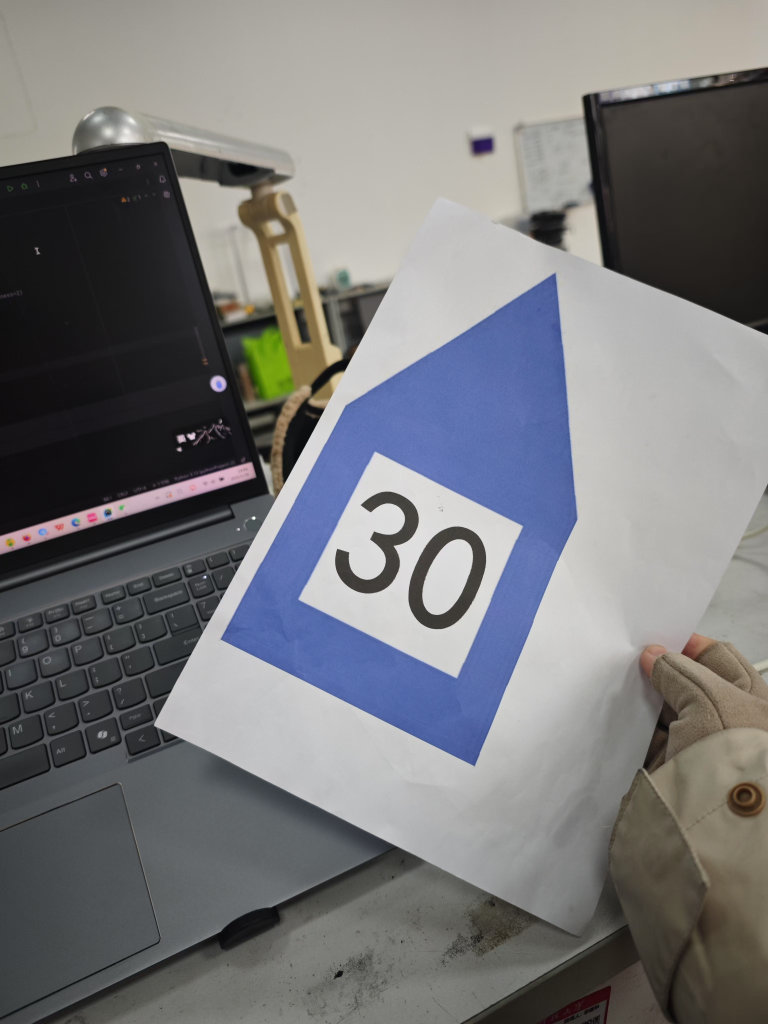
#> input picture Opencv/picture.jpg, 3072 x 4096 px (shown at 1/4 size)
$ python task4_photo.py
#> lines starting #> are read from the running program, lines starting #| are printed output that depends on the picture; after the words box and inside, x2 and y2 are one past the last pixel; in counts of white or black regions, pixels touching at a corner belong together
import cv2 as cv
import numpy as np

img=cv.imread('picture.jpg')
#> img is the input picture: shape (4096, 3072, 3); mean B, G, R 121.2, 119.1, 118.8

img = cv.resize(img,(480,640))
#> img: shape (640, 480, 3)
hsv=cv.cvtColor(img,cv.COLOR_BGR2HSV)
#> hsv: shape (640, 480, 3); mean H, S, V 56.7, 31.6, 127.6
lower_blue = np.array([100, 50, 50])  # 低蓝色范围
upper_blue = np.array([140, 255, 255])  # 高蓝色范围
mask_blue = cv.inRange(hsv, lower_blue, upper_blue)
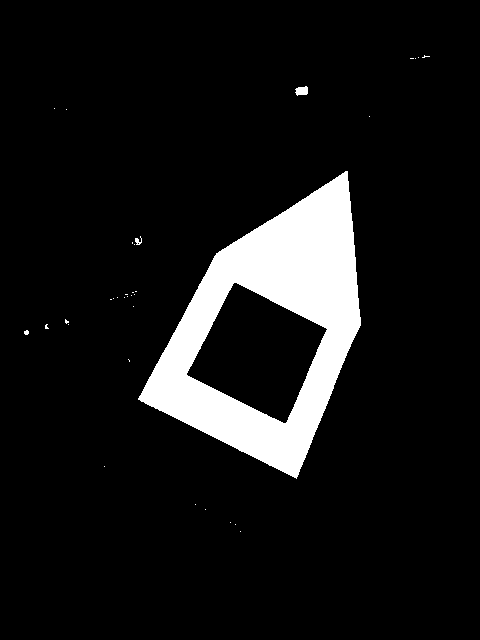
#> mask_blue: shape (640, 480); 9.1% white; 34 white regions (30 under 20 px), largest, box (x1, y1, x2, y2) and area: (138, 171, 361, 479) 27622, (295, 86, 308, 96) 98, (135, 236, 142, 245) 34, (24, 330, 29, 335) 20
mask_blue=cv.GaussianBlur(mask_blue,(5,5),0,0)
# cv.imshow('just blue',mask_blue)
mask2=255-mask_blue
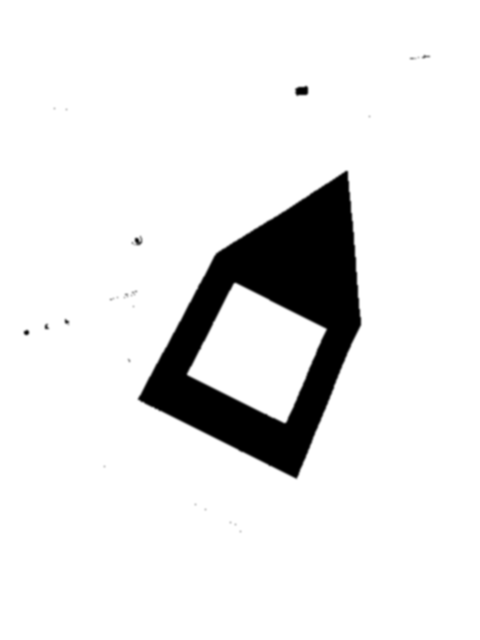
#> mask2: shape (640, 480); min 0, max 255, mean 231.9
mask2=cv.GaussianBlur(mask2,(5,5),0,0)
# cv.imshow('mask_',mask2) #只有原蓝色区域是黑的，其余是白的

ret,binary=cv.threshold(mask_blue,127,255,cv.THRESH_BINARY)
#> binary: shape (640, 480); 9% white; 7 white regions (4 under 20 px)

contours, hierarchy=cv.findContours(mask_blue,cv.RETR_EXTERNAL,cv.CHAIN_APPROX_SIMPLE)
#> contours = 19 contours, 8 with area under 20; largest, box (x1, y1, x2, y2) and area: (136, 169, 363, 481) 40492, (293, 84, 310, 98) 182, (130, 234, 144, 247) 124, (408, 53, 432, 61) 104, (122, 289, 139, 300) 102

img2=cv.cvtColor(img,cv.COLOR_BGR2GRAY)
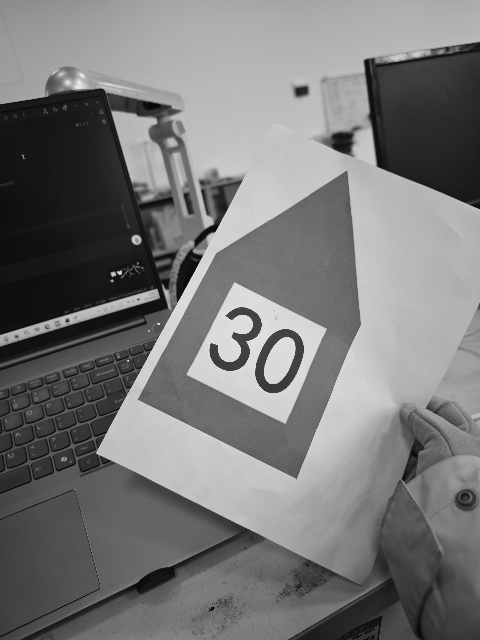
#> img2: shape (640, 480); min 5, max 248, mean 119.2
ret,img2=cv.threshold(img2,230,255,cv.THRESH_TOZERO)

cv.imshow('try',img)
img2=cv.GaussianBlur(img2,(5,5),0,0)
whole_white = cv.drawContours(img2, contours, -1, (255, 255,255), thickness=cv.FILLED)
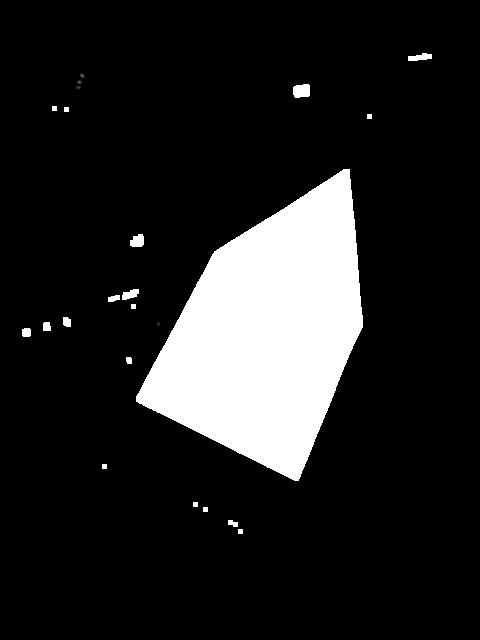
#> whole_white: shape (640, 480); min 0, max 255, mean 34.9
cv.imshow("result", whole_white)  # 蓝色以内区域全是白的

mid=cv.bitwise_and(mask2,whole_white)
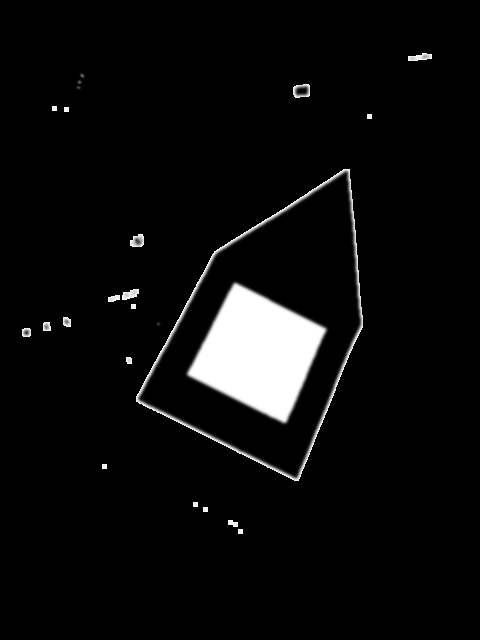
#> mid: shape (640, 480); min 0, max 255, mean 11.8
cv.imshow("middle", mid) # 只有中间的白的

img=cv.cvtColor(img,cv.COLOR_BGRA2GRAY)
ret,adapt=cv.threshold(img,127,255,cv.THRESH_BINARY)
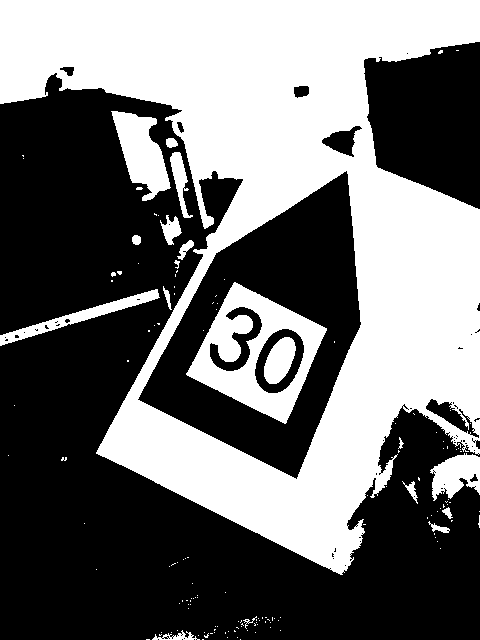
#> adapt: shape (640, 480); 43.6% white; 147 white regions (128 under 20 px), largest, box (x1, y1, x2, y2) and area: (0, 0, 480, 575) 116737, (186, 282, 327, 424) 7896, (111, 111, 171, 201) 2843
adapt=cv.bitwise_and(mid,adapt)
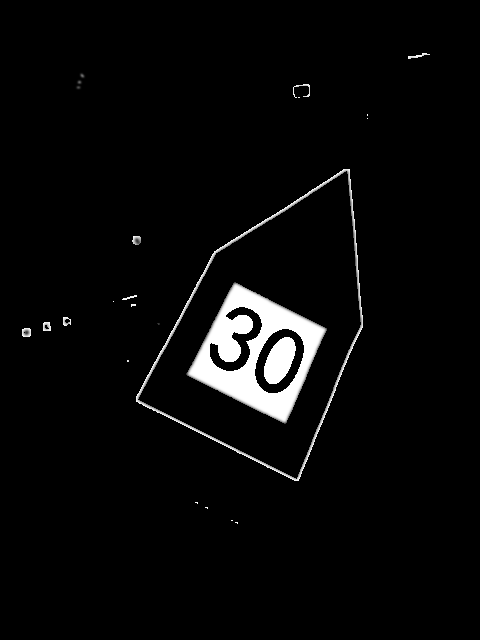
#> adapt: shape (640, 480); min 0, max 255, mean 8.9
cv.imshow('adapt',adapt)
cv.waitKey()
